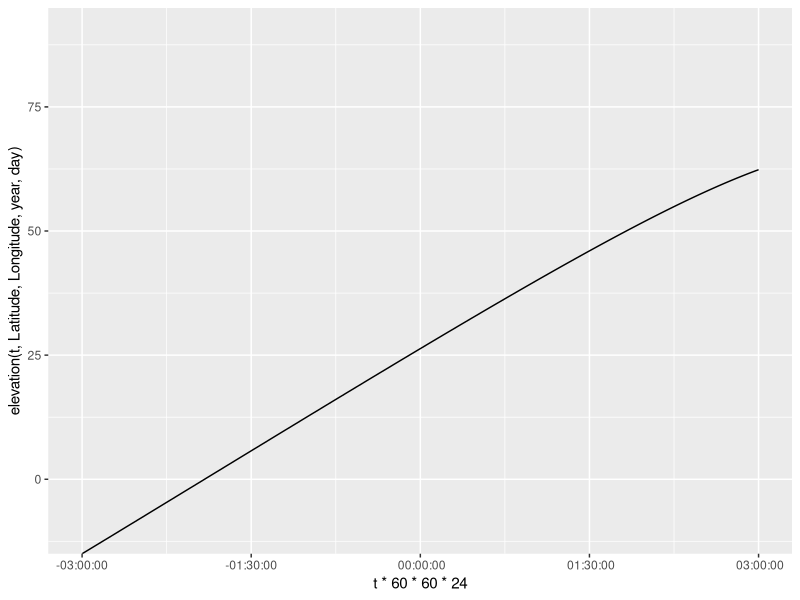
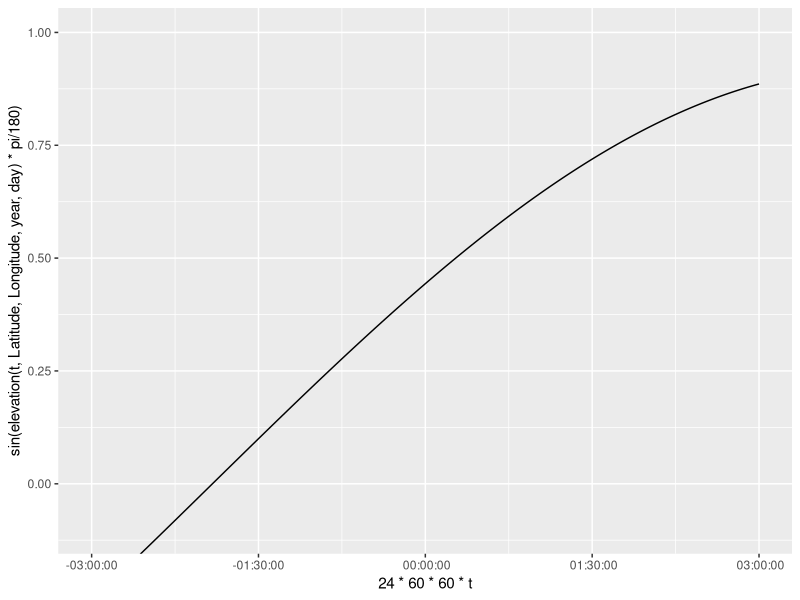
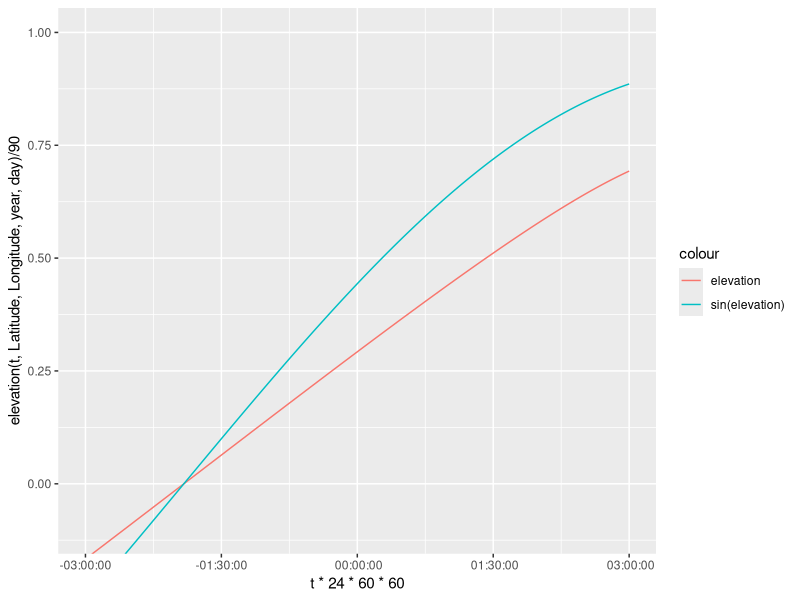
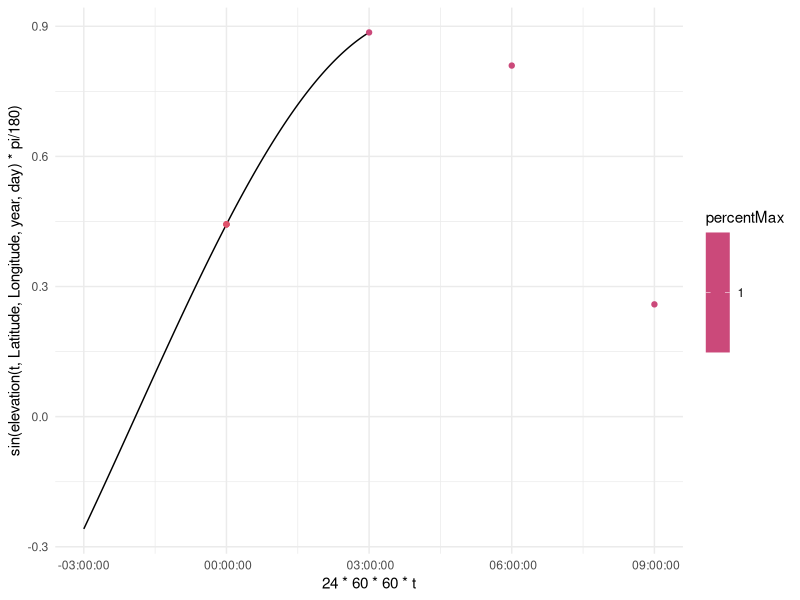
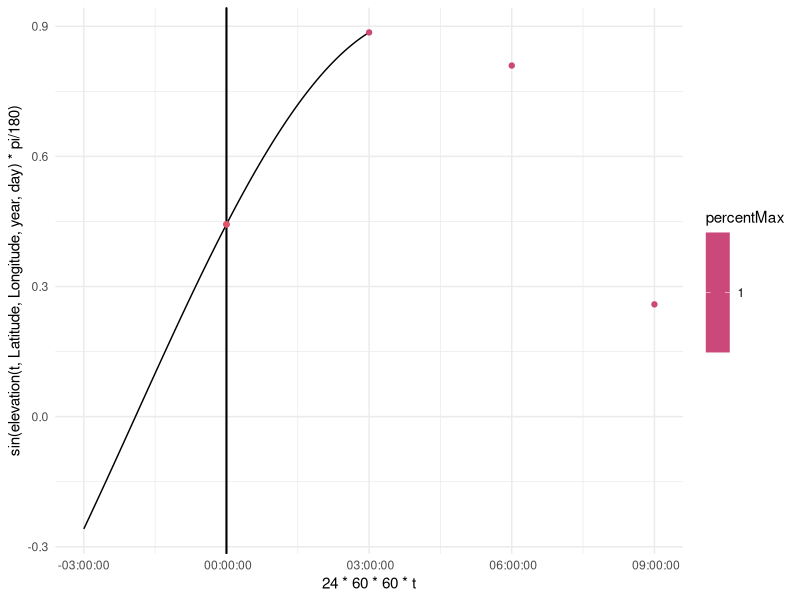

Reproduce these figures in R, in order.
library(ggplot2)
##Fix error for days with no positive elevation 
Latitude = 0
Longitude = 120
year = 2008
day = 5
t=.5
Sunrise = 0 #initializing for global assignment
Sunset = 0 #initializing for global assignment

elevation = function(t,Latitude,Longitude,year,day){
  #Converting the year and day to Julian Day and Century. 2454466.5 is
  #12:00 AM of Jan 1 2008. Using mid day as the average 2454467 is Jan 1 2008
  #ifelse(year == 2008, JulianDay = 2454466+day, JulianDay = 2454467+day+(year-2008)*365);
  JulianDay = 2454466+day;
  ##Calculate solar position constants for the day in question. These
  ##functions were obtained from an NOAA Solar Calculations spreadsheet.
  ##Note: the variation seen throughout a given day is so small that we can
  ##treat these as constants. More on this later.
  JulianCentury = (JulianDay-2451545)/36525;
  GeomMeanLongSunDeg = (280.46646+JulianCentury*(36000.76983+JulianCentury*.0003032))%%360;
  GeomMeanAnomSunDeg = 357.52911+JulianCentury*(35999.05029 - 0.0001537*JulianCentury);
  EccentEarthOrbit = 0.016708634-JulianCentury*(0.000042037+0.0000001267*JulianCentury);
  SunEqOfCtr = sin(pi/180*(GeomMeanAnomSunDeg))*(1.914602-JulianCentury*(0.004817+0.000014*JulianCentury))+sin(pi/180*(2*GeomMeanAnomSunDeg))*(0.019993-0.000101*JulianCentury)+sin(pi/180*(3*GeomMeanAnomSunDeg))*0.000289;
  SunTrueLongDeg = GeomMeanLongSunDeg+SunEqOfCtr;
  SunAppLongDeg = SunTrueLongDeg-0.00569-0.00478*sin(pi/180*(125.04-1934.136*JulianCentury));
  MeanObliqEclipticDeg = 23+(26+((21.448-JulianCentury*(46.815+JulianCentury*(0.00059-JulianCentury*0.001813))))/60)/60;
  ObliqCorrDeg = MeanObliqEclipticDeg+0.00256*cos(pi/180*(125.04-1934.136*JulianCentury));
  SunDeclineDeg = 180/pi*(asin(sin(pi/180*(ObliqCorrDeg))*sin(pi/180*(SunAppLongDeg))));
  vary = tan(pi/180*(ObliqCorrDeg/2))*tan(pi/180*(ObliqCorrDeg/2));
  EqOfTimeMinutes = 4*180/pi*(vary*sin(2*pi/180*(GeomMeanLongSunDeg))-2*EccentEarthOrbit*sin(pi/180*(GeomMeanAnomSunDeg))+4*EccentEarthOrbit*vary*sin(pi/180*(GeomMeanAnomSunDeg))*cos(2*pi/180*(GeomMeanLongSunDeg))-0.5*vary*vary*sin(4*pi/180*(GeomMeanLongSunDeg))-1.25*EccentEarthOrbit*EccentEarthOrbit*sin(2*pi/180*(GeomMeanAnomSunDeg)));

  ## Define maximum PAR ratio: Solar Constant*.487(%of radiation that makes up PAR)*scale(100)/Sin(90)
  MaxRatio=.487*1361*100;
  srssangle = 90;
  HASunriseDeg = Re(180/pi*(acos(cos(pi/180*(srssangle))/(cos(pi/180*(Latitude))*cos(pi/180*(SunDeclineDeg)))-tan(pi/180*(Latitude))*tan(pi/180*(SunDeclineDeg)))));
  SunlightDuration = HASunriseDeg/180;

  A = sin(Latitude*pi/180)*sin(SunDeclineDeg*pi/180);
  B = cos(Latitude*pi/180)*cos(SunDeclineDeg*pi/180);

  SolarNoon = (720-4*Longitude-EqOfTimeMinutes+0*60)/1440;
  assign("Sunrise", ((SolarNoon*1440-HASunriseDeg*4)/1440)%%1, envir = .GlobalEnv); #keep sunrise positive and between zero and 1
  assign("Sunset", Sunrise+SunlightDuration, envir = .GlobalEnv); #assign SR/SS to global for use in other functions

  C = EqOfTimeMinutes/4+Longitude;

  #90-(acos(sin(Latitude*pi/180)*sin(SunDeclineDeg*pi/180)+cos(Latitude*pi/180)*cos(SunDeclineDeg*pi/180)*cos((t*360+EqOfTimeMinutes/4+Longitude+180)*pi/180)))*180/pi
  return(90-(acos(A+B*cos((t*360+C+180)*pi/180)))*180/pi)
    
}

elevation(t,Latitude,Longitude,year,day)

t = seq(Sunrise-1/8,Sunset+1/8,1/(8*100))
ggplot(data = NULL, aes(x = t*60*60*24, y = elevation(t,Latitude,Longitude,year,day)))+
  coord_cartesian(ylim = c(-10,90))+
  geom_line()+
  scale_x_time()
            
ggplot(data = NULL, aes(x = 24*60*60*t, y = sin(elevation(t,Latitude,Longitude,year,day)*pi/180)))+
  coord_cartesian(ylim = c(-.1,1))+
  geom_line()+
  scale_x_time()

ggplot(data = NULL, aes(x = t*24*60*60, y = elevation(t,Latitude,Longitude,year,day)/90, col = "elevation"))+
  coord_cartesian(ylim = c(-.1,1))+
  geom_line()+
  geom_line(data = NULL, aes(x = 24*60*60*t, y = sin(elevation(t,Latitude,Longitude,year,day)*pi/180), col = "sin(elevation)"))+
  labs()+
  scale_x_time()





###Creating projections from each observation

#Max PAR: .487*1361/sin(elevation)
library(tidyverse)

time = c(0,1/8,2/8,3/8,4/8,5/8,6/8,7/8)
time = time+floor(Sunrise*8)/8
observations = tibble(time, elevation(time, Latitude, Longitude, year, day))
observations = observations %>%
  select(time, elevation = `elevation(time, Latitude, Longitude, year, day)`)

daylightObservations = observations %>%
  mutate(max_PAR = .487*1361*sin(elevation*pi/180)) %>%
  filter(elevation>0)

daylightObservations = daylightObservations %>%
  mutate(percentMax = max_PAR/max_PAR)
  
##add points to indicate Sunrise and Sunset
timeSS = c(Sunrise, Sunset)
observationsSS = tibble(timeSS, elevation(timeSS, Latitude, Longitude, year, day))
observationsSS = observationsSS %>%
  select(time = timeSS, elevation = `elevation(timeSS, Latitude, Longitude, year, day)`) %>%
  mutate(max_PAR = .487*1361*sin(elevation*pi/180))

ggplot(data = NULL, aes(x = 24*60*60*t, y = sin(elevation(t,Latitude,Longitude,year,day)*pi/180)))+
  #coord_cartesian(ylim = c(-.1,1))+
  geom_line()+
  scale_x_time()+
  geom_point(data = daylightObservations, aes(x = time*24*60*60, y = max_PAR/(.487*1361), color = percentMax))+
  scale_color_viridis_c(option = "C")+
  geom_point(data = observationsSS, aes(x = time*24*60*60,  y = max_PAR/(.487*1361)), color = 2)+
  theme_minimal()
  


###Creating a function that will plot the Wang et al. algorithm for each point


wangInstPAR = function(t, daylightObservationsTibble){
  if (elevation(t, Latitude, Longitude, year, day)<=0){
    return(0)
  } else if (dim(daylightObservationsTibble)[1]==1){
    #1 observation: I use equation 6.2
    overpass = daylightObservationsTibble[1,1]
    PAR = daylightObservationsTibble[1,3]
    instPAR = PAR*(sin((t-Sunrise)*pi/(Sunset-Sunrise))/sin((overpass-Sunrise)*pi/(Sunset-Sunrise)))
    return(instPAR)
  } else if (dim(daylightObservationsTibble)[1]>1){
    
    #2 or more observations: I use equation 6.4
    
  }

  
}
##create sky based on instPAR percentage of max and raw value (black at night, blue-gray during high-low par/high sun, red at sunset)

sky = tibble(t)

# t[101]=Sunrise
#Sunset = length-100

ggplot(data = NULL, aes(x = 24*60*60*t, y = sin(elevation(t,Latitude,Longitude,year,day)*pi/180)))+
  #coord_cartesian(ylim = c(-.1,1))+
  geom_line()+
  geom_vline(xintercept = 1:3, data =  ,aes())+
  scale_x_time()+
  geom_point(data = daylightObservations, aes(x = time*24*60*60, y = max_PAR/(.487*1361), color = percentMax))+
  scale_color_viridis_c(option = "C")+
  geom_point(data = observationsSS, aes(x = time*24*60*60,  y = max_PAR/(.487*1361)), color = 2)+
  theme_minimal()
